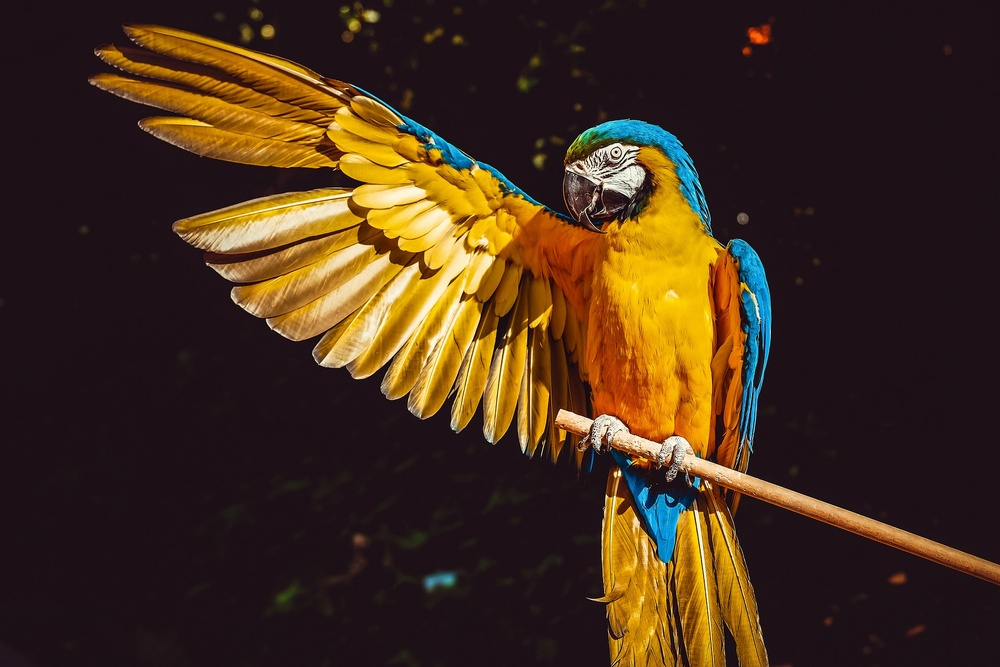
#> input picture opencv/ara.jpg, 1000 x 667 px, shrunk from 1920 x 1280 before the run
$ python pr11.py
#> lines starting #> are read from the running program, lines starting #| are printed output that depends on the picture
import cv2

src = cv2.imread("ara.jpg",cv2.IMREAD_COLOR)
#> src is the input picture: shape (667, 1000, 3); mean B, G, R 28.6, 47.3, 69.5
dst = cv2.bitwise_not(src)
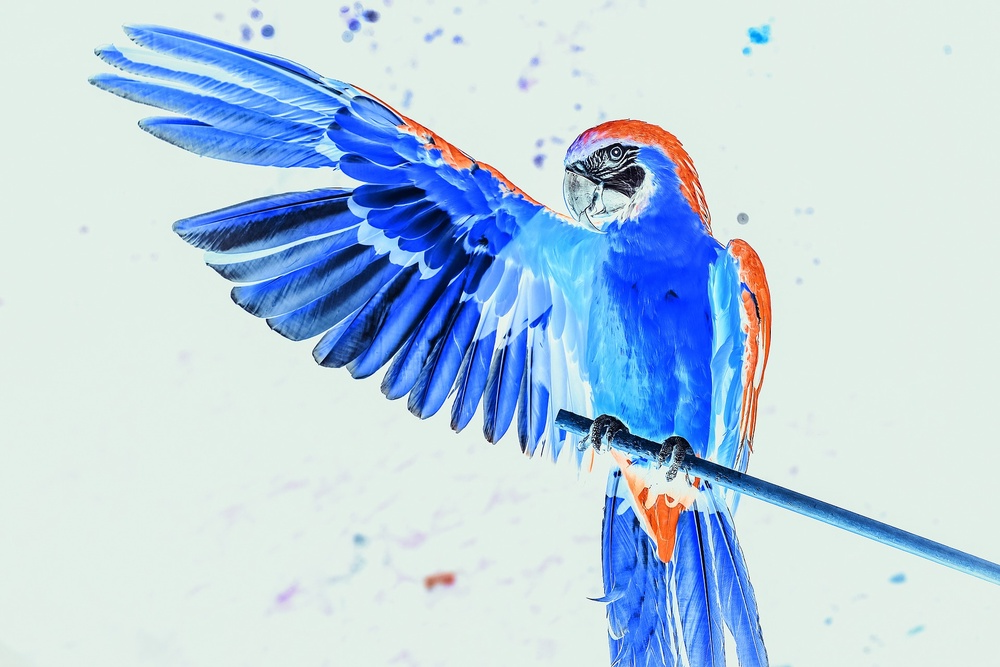
#> dst: shape (667, 1000, 3); mean B, G, R 226.4, 207.7, 185.5

cv2.imshow("dst",dst)
cv2.waitKey(0)
cv2.destroyAllWindows()
